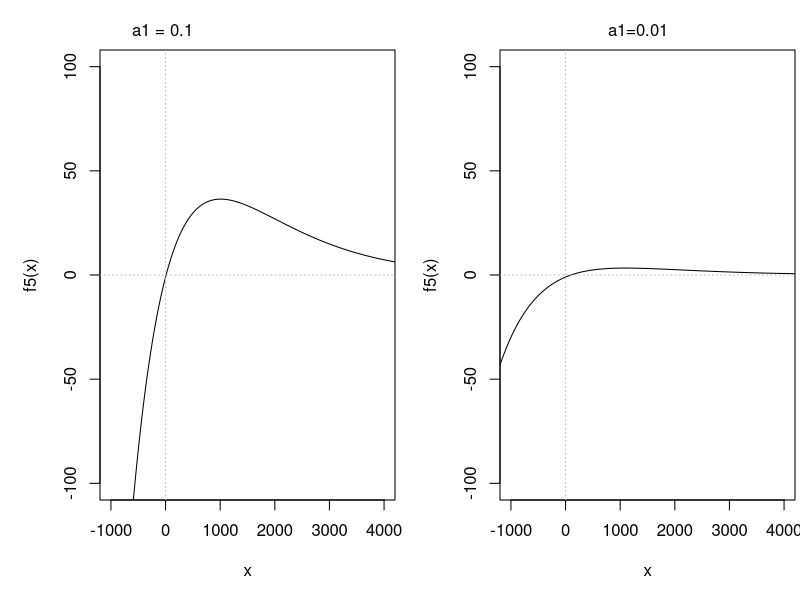
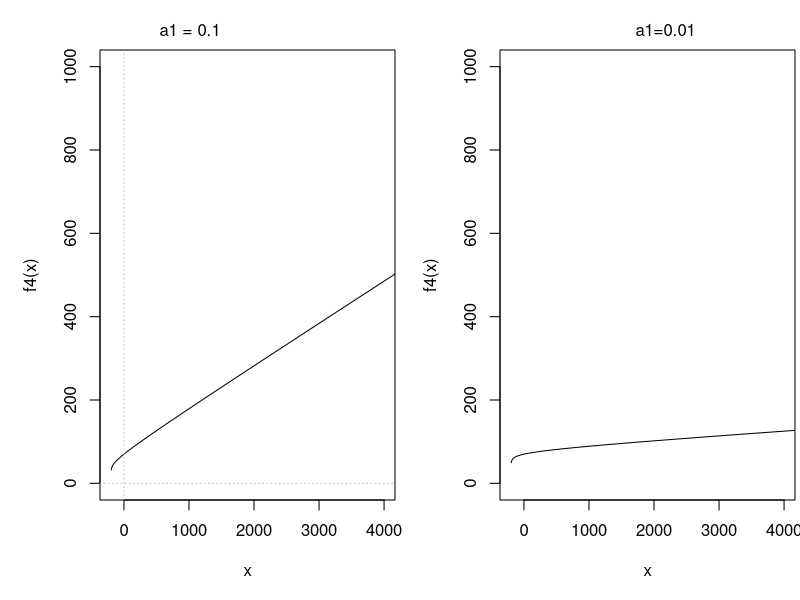

Recreate these plots in R, in order.
## ---- chunk 1
knitr::opts_chunk$set(echo = TRUE)
## ---- chunk 2
x <- seq(-3000,10000,5)

f5 <- function(x,a0=-1,a1=0.1,a2=0.001){
  (a0 + a1*x)*exp(-1*a2*x)
}
y1 <- f5(x,-1,0.1,0.001)
y2 <- f5(x,-1,0.01,0.001)


par(mfrow=c(1,2),mar=c(5,5,0.5,0.25),oma=c(0,0,2,0))
plot(x,y1,xlim=c(-1000,4000),ylim=c(-100,100),type='l',xlab="x",ylab='f5(x)')
abline(h=0,lty=3,col='gray')
abline(v=0,lty=3,col='gray')
plot(x,y2,xlim=c(-1000,4000),ylim=c(-100,100),type='l',xlab="x",ylab='f5(x)')
abline(h=0,lty=3,col='gray')
abline(v=0,lty=3,col='gray')
mtext('a1 = 0.1                                                                                   a1=0.01',outer=TRUE)
## ---- chunk 3
x <- seq(-200,10000,5)

f4 <- function(x,a=70,b=0.1,c=5){
  a+b*x+c*log(0.005*x+1)
}
y1 <- f4(x,70,0.1,5)
y2 <- f4(x,70,0.01,5)


par(mfrow=c(1,2),mar=c(5,5,0.5,0.25),oma=c(0,0,2,0))
plot(x,y1,xlim=c(-200,4000),ylim=c(0,1000),type='l',xlab="x",ylab='f4(x)')
abline(h=0,lty=3,col='gray')
abline(v=0,lty=3,col='gray')
plot(x,y2,xlim=c(-200,4000),ylim=c(0,1000),type='l',xlab="x",ylab='f4(x)')

mtext('           a1 = 0.1                                                                                   a1=0.01',outer=TRUE)       
